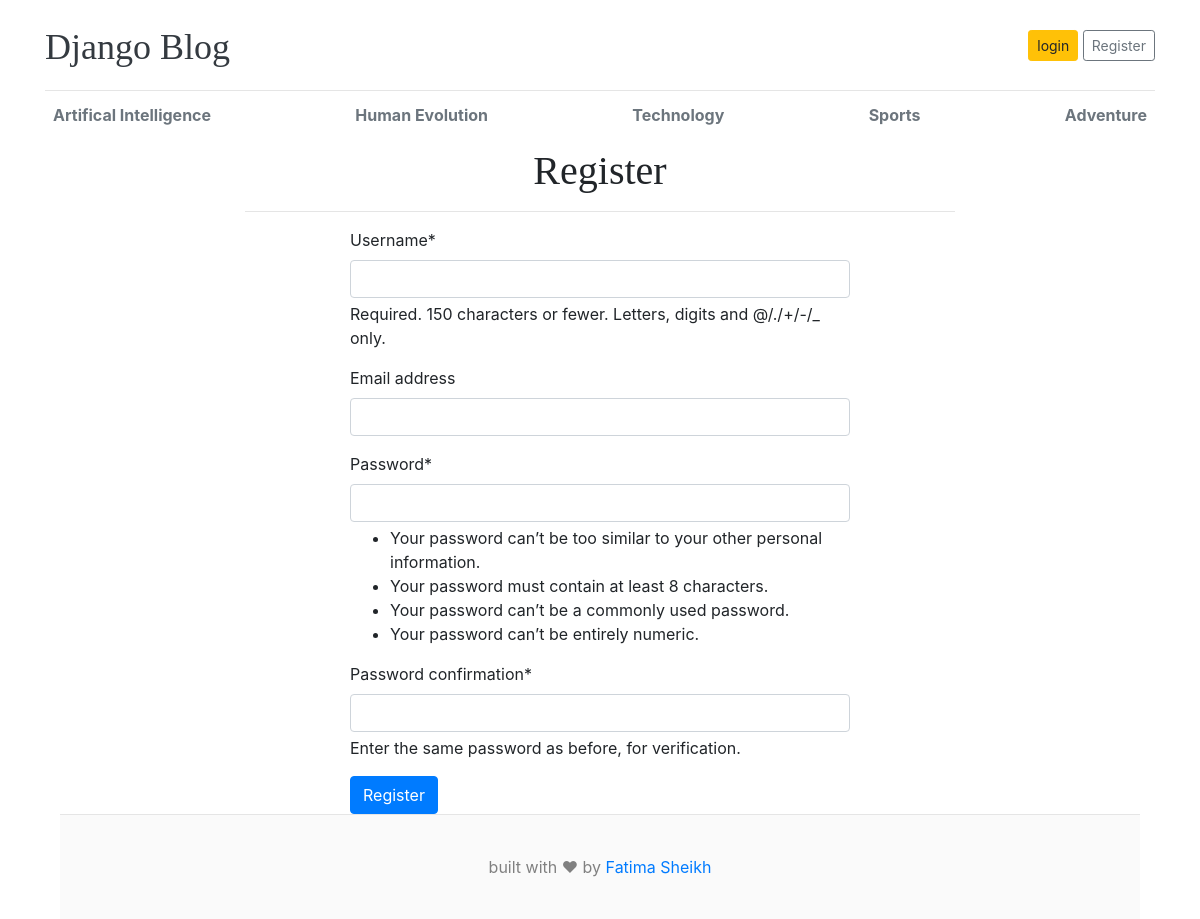
Screenshot of /register/ with the database file from the repository.
### blogs/models.py (models this page shows, shortened)
class Category(models.Model):
    category_name = models.CharField(max_length=50 , unique=True)
    created_at = models.DateTimeField(auto_now_add=True)
    updated_at = models.DateTimeField(auto_now=True)
    class Meta:
        verbose_name_plural = 'Categories'

### blog_main/views.py (the view)
# urls.py: path('register/', views.register, name='register'),
def register(request):
    if request.method== 'POST':
        form = RegisterationForm(request.POST)
        if form.is_valid():
            form.save()
            return redirect('register')
    else:
      form = RegisterationForm()
    context = {
        'form': form
    }
    return render(request, 'register.html' , context)

### blog_main/forms.py
class RegisterationForm(UserCreationForm):
    class Meta:
        model = User
        fields = ('username', 'email', 'password1', 'password2')

### blogs/context_processors.py (called while the page is built)
def get_categories(request):
    categories = Category.objects.all()
    return dict(categories=categories)

### templates/register.html (shortened to what this page needs)
{% extends "./base/base.html" %}
{% load static %}
{% load crispy_forms_tags %}
{% block content %}
<h1 class="text-center">Register</h1>
<hr />
{% load crispy_forms_tags %}
<form action="" method="post" style="width: 500px; margin: auto">
    {{ form |crispy }}
    <input type="submit" class="btn btn-primary" value="Register">
</form>
{% endblock %}

### templates/base/header.html (shortened to what this page needs)
{% load static %}
<!DOCTYPE html>
<html lang="en">
<head>
    <link href="https://getbootstrap.com/docs/4.0/dist/css/bootstrap.min.css" rel="stylesheet">
    <link href={% static 'css/blog.css'%} rel="stylesheet">
  </head>
<body>
    <div class="container">
      <header class="blog-header py-3">
        <div class="row flex-nowrap justify-content-between align-items-center">
          <div class="col-8 pt-1">
            <a class="blog-header-logo text-dark" href="/">Django Blog</a>
          </div>
          <div class="col-4 d-flex justify-content-end align-items-center">
            {% if not user.is_authenticated %}
            <a class="btn btn-sm btn-warning" href="{% url 'login' %}">login</a> &nbsp;
            <a class="btn btn-sm btn-outline-secondary" href="{% url 'register' %}">Register</a>
            {% else %}
            <span>You are logged in as {{ user }}</span>
            <span><a href="{% url 'logout' %}">logout</a></span>
            {% endif %}
          </div>
        </div>
      </header>
      <div class="nav-scroller py-1 mb-2 font-weight-bold" style="color: black;">
        <nav class="nav d-flex justify-content-between">
          {% for cat in categories %}
           <a class="p-2 text-muted" href="{% url 'post_by_category' cat.id %}">{{cat.category_name}}</a>
          {% endfor %}
        </nav>
      </div>

### static/css/blog.css (style rules this page uses)
.blog-header { border-bottom: 1px solid #e5e5e5; }
.blog-header-logo { font-family: "Playfair Display", Georgia, "Times New Roman", serif; font-size: 2.25rem; }
h1, h2, h3, h4, h5, h6 { font-family: "Playfair Display", Georgia, "Times New Roman", serif; }

### rows the page displays
Category: category_name "Artifical Intelligence"
Category: category_name "Human Evolution"
Category: category_name "Technology"
Category: category_name "Sports"
Category: category_name "Adventure"
